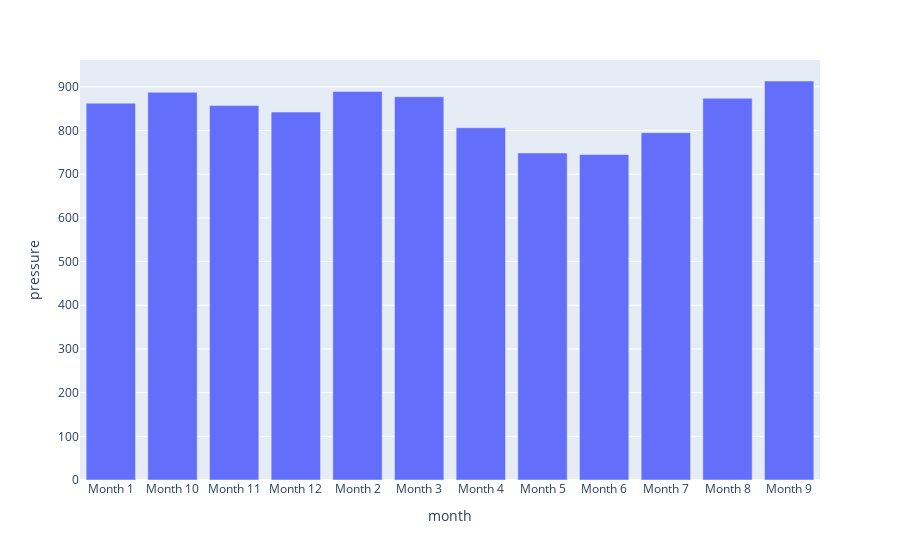

This figure's notebook cell:
### Code cell
# Create a bar chart of the average atmospheric pressure by month
px.bar(avgPressOfMonth.reset_index(), x = "month", y = "pressure")

### Figure 1 — Plotly figure (JSON) as saved in the notebook; plotly's stock layout.template omitted (floating-point values rounded to 4 significant figures)
{"data": [{"alignmentgroup": "True", "hovertemplate": "month=%{x}<br>pressure=%{y}<extra></extra>", "legendgroup": "", "marker": {"color": "#636efa", "pattern": {"shape": ""}}, "name": "", "offsetgroup": "", "orientation": "v", "showlegend": false, "textposition": "auto", "type": "bar", "x": ["Month 1", "Month 10", "Month 11", "Month 12", "Month 2", "Month 3", "Month 4", "Month 5", "Month 6", "Month 7", "Month 8", "Month 9"], "xaxis": "x", "y": [862.5, 887.3, 857.0, 842.2, 889.5, 877.3, 806.3, 748.6, 745.1, 795.1, 873.8, 913.3], "yaxis": "y"}], "layout": {"autosize": true, "barmode": "relative", "legend": {"tracegroupgap": 0}, "margin": {"t": 60}, "xaxis": {"anchor": "y", "autorange": true, "domain": [0, 1], "range": [-0.5, 11.5], "title": {"text": "month"}, "type": "category"}, "yaxis": {"anchor": "x", "autorange": true, "domain": [0, 1], "range": [0, 961.4], "title": {"text": "pressure"}, "type": "linear"}}}
